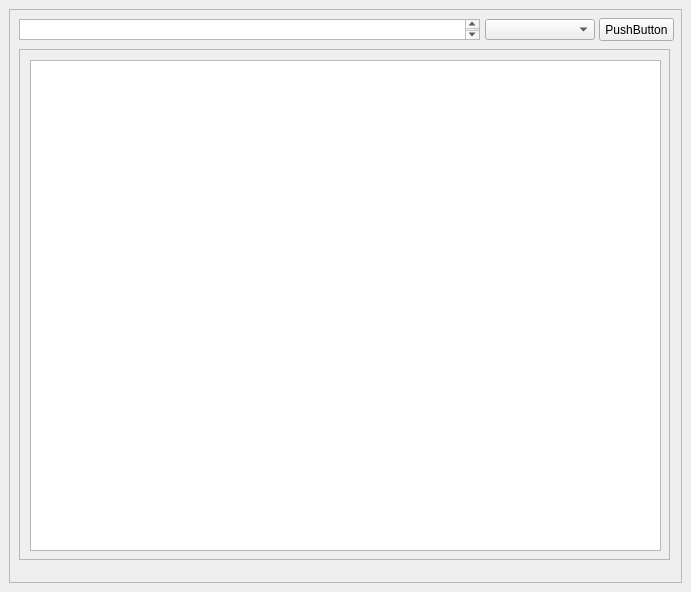
<?xml version="1.0" encoding="UTF-8"?>
<ui version="4.0">
 <class>MainWindow</class>
 <widget class="QMainWindow" name="MainWindow">
  <property name="windowModality">
   <enum>Qt::NonModal</enum>
  </property>
  <property name="geometry">
   <rect>
    <x>0</x>
    <y>0</y>
    <width>691</width>
    <height>592</height>
   </rect>
  </property>
  <property name="sizePolicy">
   <sizepolicy hsizetype="Preferred" vsizetype="Preferred">
    <horstretch>0</horstretch>
    <verstretch>0</verstretch>
   </sizepolicy>
  </property>
  <property name="minimumSize">
   <size>
    <width>691</width>
    <height>592</height>
   </size>
  </property>
  <property name="maximumSize">
   <size>
    <width>6910</width>
    <height>5920</height>
   </size>
  </property>
  <property name="windowTitle">
   <string>MainWindow</string>
  </property>
  <property name="windowOpacity">
   <double>1.000000000000000</double>
  </property>
  <property name="whatsThis">
   <string extracomment="what the fuck"/>
  </property>
  <widget class="QWidget" name="centralwidget">
   <layout class="QVBoxLayout" name="verticalLayout">
    <item>
     <widget class="QFrame" name="mainframe">
      <property name="frameShape">
       <enum>QFrame::StyledPanel</enum>
      </property>
      <property name="frameShadow">
       <enum>QFrame::Raised</enum>
      </property>
      <widget class="QScrollArea" name="scrollArea">
       <property name="geometry">
        <rect>
         <x>10</x>
         <y>40</y>
         <width>651</width>
         <height>511</height>
        </rect>
       </property>
       <property name="widgetResizable">
        <bool>true</bool>
       </property>
       <widget class="QWidget" name="scrollAreaWidgetContents">
        <property name="geometry">
         <rect>
          <x>0</x>
          <y>0</y>
          <width>649</width>
          <height>509</height>
         </rect>
        </property>
        <widget class="QListView" name="listView">
         <property name="geometry">
          <rect>
           <x>10</x>
           <y>10</y>
           <width>631</width>
           <height>491</height>
          </rect>
         </property>
        </widget>
       </widget>
      </widget>
      <widget class="QPushButton" name="pushButton">
       <property name="geometry">
        <rect>
         <x>590</x>
         <y>9</y>
         <width>75</width>
         <height>23</height>
        </rect>
       </property>
       <property name="text">
        <string>PushButton</string>
       </property>
      </widget>
      <widget class="QTextEdit" name="textEdit">
       <property name="geometry">
        <rect>
         <x>10</x>
         <y>10</y>
         <width>461</width>
         <height>21</height>
        </rect>
       </property>
      </widget>
      <widget class="QComboBox" name="comboBox">
       <property name="geometry">
        <rect>
         <x>476</x>
         <y>10</y>
         <width>110</width>
         <height>21</height>
        </rect>
       </property>
      </widget>
     </widget>
    </item>
   </layout>
  </widget>
  <widget class="QMenuBar" name="menubar">
   <property name="geometry">
    <rect>
     <x>0</x>
     <y>0</y>
     <width>691</width>
     <height>21</height>
    </rect>
   </property>
  </widget>
 </widget>
 <resources/>
 <connections/>
</ui>
